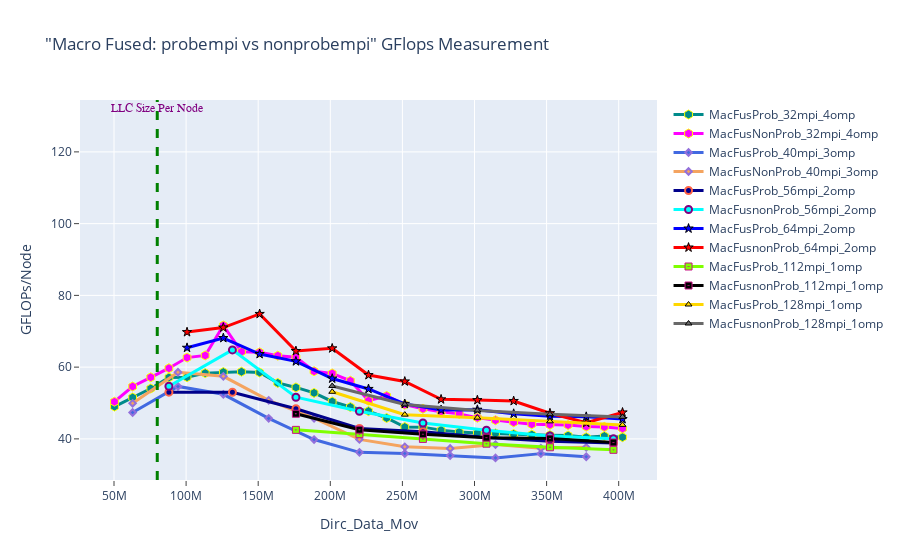

The cell this chart's notebook holds for it:
### Markdown cell above
## GFLOPS - macro fused: probempi vs nonprobempi

### Code cell
fig = go.Figure() 

# 1----
fig.add_trace(go.Scatter(x=(dfn4MacFusProb_32mpi_4omp.Dirc_Data_Mov*(dfn4MacFusProb_32mpi_4omp.MPI_size/4)), 
                         y=(dfn4MacFusProb_32mpi_4omp.GFLOPS*(dfn4MacFusProb_32mpi_4omp.MPI_size/4)), 
                         mode='lines+markers', 
                         name='MacFusProb_32mpi_4omp',
                         line=dict(color='darkcyan',width=3),
                         marker=dict(symbol='hexagon',size=9, line=dict(color='yellow',width=1))))

fig.add_trace(go.Scatter(x=(dfn4MacFusNonProb_32mpi_4omp.Dirc_Data_Mov*(dfn4MacFusNonProb_32mpi_4omp.MPI_size/4)), 
                         y=(dfn4MacFusNonProb_32mpi_4omp.GFLOPS*(dfn4MacFusNonProb_32mpi_4omp.MPI_size/4)), 
                         mode='lines+markers', 
                         name='MacFusNonProb_32mpi_4omp',
                         line=dict(color='magenta',width=3),
                         marker=dict(symbol='hexagon',size=9, line=dict(color='yellow',width=1))))


# 2----
fig.add_trace(go.Scatter(x=(dfn4MacFusProb_40mpi_3omp.Dirc_Data_Mov*(dfn4MacFusProb_40mpi_3omp.MPI_size/4)), 
                         y=(dfn4MacFusProb_40mpi_3omp.GFLOPS*(dfn4MacFusProb_40mpi_3omp.MPI_size/4)), 
                         mode='lines+markers', 
                         name='MacFusProb_40mpi_3omp',
                         line=dict(color='royalblue',width=3),
                         marker=dict(symbol='diamond',size=5,line=dict(color='MediumPurple',width=2))))

fig.add_trace(go.Scatter(x=(dfn4MacFusNonProb_40mpi_3omp.Dirc_Data_Mov*(dfn4MacFusNonProb_40mpi_3omp.MPI_size/4)), 
                         y=(dfn4MacFusNonProb_40mpi_3omp.GFLOPS*(dfn4MacFusNonProb_40mpi_3omp.MPI_size/4)), 
                         mode='lines+markers', 
                         name='MacFusNonProb_40mpi_3omp',
                         line=dict(color='sandybrown',width=3),
                         marker=dict(symbol='diamond',size=5,line=dict(color='MediumPurple',width=2))))


# 3----
fig.add_trace(go.Scatter(x=(dfn4MacFusProb_56mpi_2omp.Dirc_Data_Mov*(dfn4MacFusProb_56mpi_2omp.MPI_size/4)), 
                         y=(dfn4MacFusProb_56mpi_2omp.GFLOPS*(dfn4MacFusProb_56mpi_2omp.MPI_size/4)), 
                         mode='lines+markers', 
                         name='MacFusProb_56mpi_2omp',
                         line=dict(color='darkblue',width=3),
                         marker=dict(symbol='circle',size=7, line=dict(color='tomato',width=2))))

fig.add_trace(go.Scatter(x=(dfn4MacFusnonProb_56mpi_2omp.Dirc_Data_Mov*(dfn4MacFusnonProb_56mpi_2omp.MPI_size/4)), 
                         y=(dfn4MacFusnonProb_56mpi_2omp.GFLOPS*(dfn4MacFusnonProb_56mpi_2omp.MPI_size/4)), 
                         mode='lines+markers', 
                         name='MacFusnonProb_56mpi_2omp',
                         line=dict(color='cyan',width=3),
                         marker=dict(symbol='circle',size=7,line=dict(color='Purple',width=2))))



# 4----
fig.add_trace(go.Scatter(x=(dfn4MacFusProb_64mpi_2omp.Dirc_Data_Mov*(dfn4MacFusProb_64mpi_2omp.MPI_size/4)), 
                         y=(dfn4MacFusProb_64mpi_2omp.GFLOPS*(dfn4MacFusProb_64mpi_2omp.MPI_size/4)), 
                         mode='lines+markers', 
                         name='MacFusProb_64mpi_2omp',
                         line=dict(color='blue',width=3),
                         marker=dict(symbol='star',size=7, line=dict(color='black',width=1))))

fig.add_trace(go.Scatter(x=(dfn4MacFusnonProb_64mpi_2omp.Dirc_Data_Mov*(dfn4MacFusnonProb_64mpi_2omp.MPI_size/4)), 
                         y=(dfn4MacFusnonProb_64mpi_2omp.GFLOPS*(dfn4MacFusnonProb_64mpi_2omp.MPI_size/4)), 
                         mode='lines+markers', 
                         name='MacFusnonProb_64mpi_2omp',
                         line=dict(color='red',width=3),
                         marker=dict(symbol='star',size=7, line=dict(color='black',width=1))))


# 5----
fig.add_trace(go.Scatter(x=(dfn4MacFusProb_112mpi_1omp.Dirc_Data_Mov*(dfn4MacFusProb_112mpi_1omp.MPI_size/4)), 
                         y=(dfn4MacFusProb_112mpi_1omp.GFLOPS*(dfn4MacFusProb_112mpi_1omp.MPI_size/4)), 
                         mode='lines+markers', 
                         name='MacFusProb_112mpi_1omp',
                         line=dict(color='chartreuse',width=3),
                         marker=dict(symbol='square-dot',size=7, line=dict(color='mediumvioletred',width=1))))

fig.add_trace(go.Scatter(x=(dfn4MacFusnonProb_112mpi_1omp.Dirc_Data_Mov*(dfn4MacFusnonProb_112mpi_1omp.MPI_size/4)), 
                         y=(dfn4MacFusnonProb_112mpi_1omp.GFLOPS*(dfn4MacFusnonProb_112mpi_1omp.MPI_size/4)), 
                         mode='lines+markers', 
                         name='MacFusnonProb_112mpi_1omp',
                         line=dict(color='black',width=3),
                         marker=dict(symbol='square-dot',size=7, line=dict(color='mediumvioletred',width=1))))


# 6----
fig.add_trace(go.Scatter(x=(dfn4MacFusProb_128mpi_1omp.Dirc_Data_Mov*(dfn4MacFusProb_128mpi_1omp.MPI_size/4)), 
                         y=(dfn4MacFusProb_128mpi_1omp.GFLOPS*(dfn4MacFusProb_128mpi_1omp.MPI_size/4)), 
                         mode='lines+markers', 
                         name='MacFusProb_128mpi_1omp',
                         line=dict(color='gold',width=3),
                         marker=dict(symbol='triangle-up',size=6, line=dict(color='black',width=1))))

fig.add_trace(go.Scatter(x=(dfn4MacFusnonProb_128mpi_1omp.Dirc_Data_Mov*(dfn4MacFusnonProb_128mpi_1omp.MPI_size/4)), 
                         y=(dfn4MacFusnonProb_128mpi_1omp.GFLOPS*(dfn4MacFusnonProb_128mpi_1omp.MPI_size/4)), 
                         mode='lines+markers', 
                         name='MacFusnonProb_128mpi_1omp',
                         line=dict(color='dimgray',width=3),
                         marker=dict(symbol='triangle-up',size=6, line=dict(color='black',width=1))))



# Adding a vertical line
fig.add_vline(x=80e6, line_width=3, line_dash="dash", line_color="green")
# fig.add_hline(y=1024, line_width=3, line_dash="dash", line_color="red")

# Add annotation
fig.add_annotation(
    x='80e6'
    , y=130
    , text=f'LLC Size Per Node'
    , yanchor='bottom'
    , showarrow=False
    , arrowhead=1
    , arrowsize=1
    , arrowwidth=2
    , arrowcolor="#636363"
    , ax=-20
    , ay=-30
    , font=dict(size=12, color="purple", family="Sans Serif")
    , align="left"
    ,)

fig.update_layout(title='"Macro Fused: probempi vs nonprobempi" GFlops Measurement',
                  xaxis_title='Dirc_Data_Mov', yaxis_title='GFLOPs/Node', 
                  xaxis=dict(ticks="outside"),  
                  yaxis=dict(ticks="outside"))

### Figure 1 — Plotly figure (JSON) as saved in the notebook; plotly's stock layout.template omitted (floating-point values rounded to 4 significant figures)
{"data": [{"line": {"color": "darkcyan", "width": 3}, "marker": {"line": {"color": "yellow", "width": 1}, "size": 9, "symbol": "hexagon"}, "mode": "lines+markers", "name": "MacFusProb_32mpi_4omp", "type": "scatter", "x": [50331648, 62914560, 75497472, 88080384, 100663296, 113246208, 125829120, 138412032, 150994944, 163577856, 176160768, 188743680, 201326592, 213909504, 226492416, 239075328, 251658240, 264241152, 276824064, 289406976, 301989888, 314572800, 327155712, 339738624, 352321536, 364904448, 377487360, 390070272, 402653184], "y": [49.0, 51.53, 54.05, 57.13, 57.21, 58.33, 58.62, 58.72, 58.51, 55.61, 54.34, 52.82, 50.43, 48.88, 47.74, 45.83, 43.3, 43.28, 42.44, 41.91, 41.63, 41.55, 41.35, 41.18, 41.04, 40.93, 40.46, 40.8, 40.48]}, {"line": {"color": "magenta", "width": 3}, "marker": {"line": {"color": "yellow", "width": 1}, "size": 9, "symbol": "hexagon"}, "mode": "lines+markers", "name": "MacFusNonProb_32mpi_4omp", "type": "scatter", "x": [50331648, 62914560, 75497472, 88080384, 100663296, 113246208, 125829120, 138412032, 150994944, 163577856, 176160768, 188743680, 201326592, 213909504, 226492416, 239075328, 251658240, 264241152, 276824064, 289406976, 301989888, 314572800, 327155712, 339738624, 352321536, 364904448, 377487360, 390070272, 402653184], "y": [50.36, 54.59, 57.17, 59.7, 62.66, 63.27, 71.6, 64.27, 64.13, 63.19, 62.75, 58.85, 58.24, 56.2, 50.67, 51.97, 49.54, 48.39, 47.56, 46.97, 45.9, 45.21, 44.61, 44.06, 43.94, 43.86, 43.42, 43.33, 42.9]}, {"line": {"color": "royalblue", "width": 3}, "marker": {"line": {"color": "MediumPurple", "width": 2}, "size": 5, "symbol": "diamond"}, "mode": "lines+markers", "name": "MacFusProb_40mpi_3omp", "type": "scatter", "x": [62914560, 94371840, 125829120, 157286400, 188743680, 220200960, 251658240, 283115520, 314572800, 346030080, 377487360], "y": [47.35, 54.62, 52.42, 45.72, 39.81, 36.25, 35.92, 35.34, 34.71, 35.89, 35.02]}, {"line": {"color": "sandybrown", "width": 3}, "marker": {"line": {"color": "MediumPurple", "width": 2}, "size": 5, "symbol": "diamond"}, "mode": "lines+markers", "name": "MacFusNonProb_40mpi_3omp", "type": "scatter", "x": [62914560, 94371840, 125829120, 157286400, 188743680, 220200960, 251658240, 283115520, 314572800, 346030080, 377487360], "y": [49.91, 58.58, 57.44, 50.74, 45.76, 39.85, 37.79, 37.32, 38.42, 37.4, 37.64]}, {"line": {"color": "darkblue", "width": 3}, "marker": {"line": {"color": "tomato", "width": 2}, "size": 7, "symbol": "circle"}, "mode": "lines+markers", "name": "MacFusProb_56mpi_2omp", "type": "scatter", "x": [88080384, 132120576, 176160768, 220200960, 264241152, 308281344, 352321536, 396361728], "y": [53.03, 53.0, 48.41, 42.89, 42.01, 40.39, 39.33, 38.83]}, {"line": {"color": "cyan", "width": 3}, "marker": {"line": {"color": "Purple", "width": 2}, "size": 7, "symbol": "circle"}, "mode": "lines+markers", "name": "MacFusnonProb_56mpi_2omp", "type": "scatter", "x": [88080384, 132120576, 176160768, 220200960, 264241152, 308281344, 352321536, 396361728], "y": [54.66, 64.8, 51.61, 47.68, 44.44, 42.42, 40.8, 40.02]}, {"line": {"color": "blue", "width": 3}, "marker": {"line": {"color": "black", "width": 1}, "size": 7, "symbol": "star"}, "mode": "lines+markers", "name": "MacFusProb_64mpi_2omp", "type": "scatter", "x": [100663296, 125829120, 150994944, 176160768, 201326592, 226492416, 251658240, 276824064, 301989888, 327155712, 352321536, 377487360, 402653184], "y": [65.39, 68.12, 63.65, 61.62, 56.81, 53.92, 49.75, 48.06, 48.13, 47.02, 46.29, 46.17, 45.53]}, {"line": {"color": "red", "width": 3}, "marker": {"line": {"color": "black", "width": 1}, "size": 7, "symbol": "star"}, "mode": "lines+markers", "name": "MacFusnonProb_64mpi_2omp", "type": "scatter", "x": [100663296, 125829120, 150994944, 176160768, 201326592, 226492416, 251658240, 276824064, 301989888, 327155712, 352321536, 377487360, 402653184], "y": [69.76, 71.03, 74.83, 64.5, 65.23, 57.78, 56.0, 51.02, 50.81, 50.56, 47.16, 44.48, 47.37]}, {"line": {"color": "chartreuse", "width": 3}, "marker": {"line": {"color": "mediumvioletred", "width": 1}, "size": 7, "symbol": "square-dot"}, "mode": "lines+markers", "name": "MacFusProb_112mpi_1omp", "type": "scatter", "x": [176160768, 220200960, 264241152, 308281344, 352321536, 396361728], "y": [42.51, 41.31, 39.98, 38.66, 37.66, 36.95]}, {"line": {"color": "black", "width": 3}, "marker": {"line": {"color": "mediumvioletred", "width": 1}, "size": 7, "symbol": "square-dot"}, "mode": "lines+markers", "name": "MacFusnonProb_112mpi_1omp", "type": "scatter", "x": [176160768, 220200960, 264241152, 308281344, 352321536, 396361728], "y": [47.01, 42.55, 41.27, 40.35, 40.1, 38.99]}, {"line": {"color": "gold", "width": 3}, "marker": {"line": {"color": "black", "width": 1}, "size": 6, "symbol": "triangle-up"}, "mode": "lines+markers", "name": "MacFusProb_128mpi_1omp", "type": "scatter", "x": [201326592, 251658240, 301989888, 352321536, 402653184], "y": [53.13, 46.76, 45.92, 44.89, 43.9]}, {"line": {"color": "dimgray", "width": 3}, "marker": {"line": {"color": "black", "width": 1}, "size": 6, "symbol": "triangle-up"}, "mode": "lines+markers", "name": "MacFusnonProb_128mpi_1omp", "type": "scatter", "x": [201326592, 251658240, 301989888, 352321536, 402653184], "y": [54.75, 49.61, 47.94, 46.89, 46.13]}], "layout": {"annotations": [{"align": "left", "arrowcolor": "#636363", "arrowhead": 1, "arrowsize": 1, "arrowwidth": 2, "ax": -20, "ay": -30, "font": {"color": "purple", "family": "Sans Serif", "size": 12}, "showarrow": false, "text": "LLC Size Per Node", "x": "80e6", "y": 130, "yanchor": "bottom"}], "shapes": [{"line": {"color": "green", "dash": "dash", "width": 3}, "type": "line", "x0": 80000000, "x1": 80000000, "xref": "x", "y0": 0, "y1": 1, "yref": "y domain"}], "title": {"text": "\"Macro Fused: probempi vs nonprobempi\" GFlops Measurement"}, "xaxis": {"ticks": "outside", "title": {"text": "Dirc_Data_Mov"}}, "yaxis": {"ticks": "outside", "title": {"text": "GFLOPs/Node"}}}}
